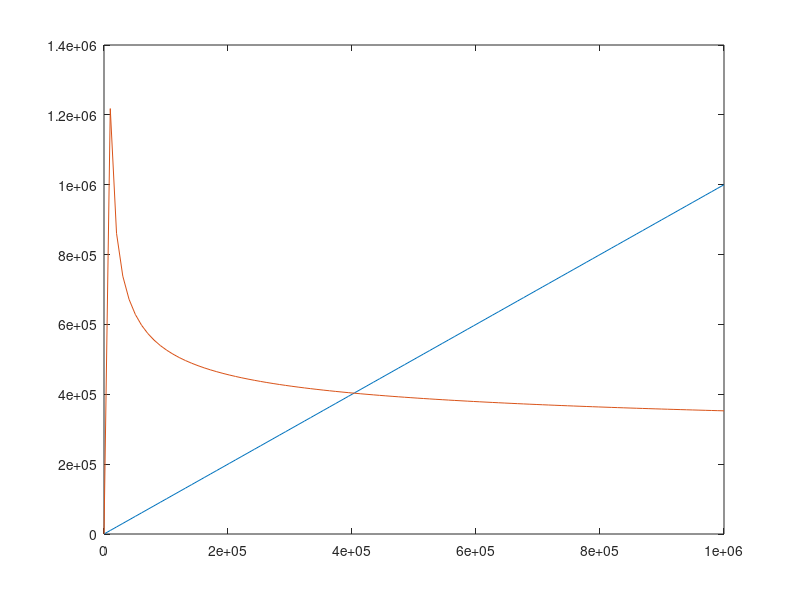

The MATLAB script that drew this image: (Note: this script raises an error after producing the figure.)
%%Aerospace Vehicle Design
clear all
close all

%*********** Parameters for the problem

%Weight parameters
AverageLuggageSizePerPassenger=17;
Male_FemaleRatio=0.7;
AverageFemaleWeight=75; %with hand baggage and infants below 2 years of age
AverageMaleWeight=94; %with hand baggage and infants below 2 years of age

%specific fuel consumption (mg/Ns)
Sfc_cruise=14.1;
Sfc_loiter=11.3;

%Earth gravity field accelaration
g=9.81;

%Max lift drag ratio parameters
Kld=15.5; %given, for a civil jet
%[Aspect_ratio,W0]=meshgrid(5:0.1:10,100000:100:1000000);
Aspect_ratio=7.5; %arbitrary between B747 and B777
Wetted_aspect_ratio=6; %from B747 in graph in lecture

%Lift/Drag optimal ratio factor
lift_drag_loiter_factor=1;
lift_drag_cruise_factor=0.866;

%Composite structure correction factor
composite_factor=0.95;

%***********


%Payload weight
NbPassengers=590;
W_Payload = NbPassengers * (AverageLuggageSizePerPassenger + Male_FemaleRatio * AverageMaleWeight + (1 - Male_FemaleRatio) * AverageFemaleWeight);

%%Crew Weight
NbCrew=12;
W_Crew = NbCrew * (AverageLuggageSizePerPassenger + Male_FemaleRatio * AverageMaleWeight + (1 - Male_FemaleRatio) * AverageFemaleWeight);

%Mission Profile
W_1_0=0.970;
W_2_1=1.0065-0.0325*0.82; %Climbing at 10 km
%W_3_2 to determine
W_4_3=0.995; %"Landing"  at 0 km height
%W_5_4=0.985; %Climbing at 4km
%W_6_5 to determine
%%Maybe an antoher step from 4km to loiter here
%W_7_6 to determine
W_8_7=0.995; %Depending on the height chosen
W_9_8=0.995; %Same

Lift_drag_ratio_max=Kld*sqrt(Aspect_ratio./Wetted_aspect_ratio); %Lift drag ratio (needed for Breguet Range equations)

%%%%W_3_2 :

T_10000=15.05-0.00649*10000+273.15 %Assuming air is a perfect gas
M_3_2=0.82;
V_3_2=M_3_2*sqrt(1.4*287*T_10000);
W_3_2=exp(-11000000*g*Sfc_cruise/1000000./(V_3_2*lift_drag_cruise_factor*Lift_drag_ratio_max)); %Breguet range equation

%%%%W_6_5 :
altitude=5000;
Mach_diversion=0.5;
W_5_4=1.0065-0.0325*Mach_diversion;
T_6741=15.05-0.00649*altitude+273.15;
V_6_5=Mach_diversion*sqrt(1.4*287*T_6741);

W_6_5=exp(-370000*g*Sfc_cruise/1000000./(V_6_5*lift_drag_cruise_factor*Lift_drag_ratio_max)); %Breguet range equation
W_6_5
6741*cos(8*3.14/360)/sin(8*3.14/360)

%%%%W_7_6 :

W_7_6=exp(-45*60*Sfc_loiter/100000./(lift_drag_loiter_factor*Lift_drag_ratio_max)); %Breguet endurance equation

Fuel_fraction=1.02*(1-W_1_0.*W_2_1.*W_3_2.*W_4_3.*W_5_4.*W_6_5.*W_7_6.*W_8_7.*W_9_8); %Total fuel fraction with correction

A=0.97;
c=-0.06;
W0=linspace(0,1000000,100);
Empty_ratio=composite_factor*A*W0.^c; %factor to account for a composite aircraft

plot(W0,W0)

hold on

W02=(W_Crew+W_Payload)./(1-Fuel_fraction-Empty_ratio);
plot(W0,W02)



% for i=1:size(W02,1)
%     for j=1:size(W02,2)
%         if (abs(W02(i,j)-W0(i,j))>1000)
%             W02(i,j)=0;
%         end
%     end
% end
% mesh(W0,Aspect_ratio,W02)
    



% oswald_efficiency_factor=1/(1.05+0.007*3.14*Aspect_ratio); %http://www.fzt.haw-hamburg.de/pers/Scholz/OPerA/OPerA_PUB_DLRK_12-09-10.pdf
% K=1/(3.14*Aspect_ratio*oswald_efficiency_factor); %Oswald Span Efficiency Method
% S=510; %B747 %better to find one ourselves ?
% C_fe=0.0026; %given
% C_D0=C_fe*Wetted_aspect_ratio;
% T=273.15-17.5;
% pho=1.292*273.15./T;
% W=W0*W_1_0*W_2_1*W_3_2*W_4_3*W_5_4;
% 
% Vmd=(K/C_D0)^(1/4)*sqrt(2*W./(pho*S))/sqrt(1.4*287*T)

%%
%undercarriage constraint diagram
close all
clear

cg_position_to_the_fuselage_bottom=2.3;
cg_height_to_the_ground=[0:0.1:4]+cg_position_to_the_fuselage_bottom;
dihedral_angle=pi*5/180;
engine_distance_to_fuselage=12;
engine_height=3.1;
fuselage_width=5.922;
track_distance=9;
wing_fixation_point_in_reference_to_cg=-1;
distance_undercarriage_to_engine=engine_distance_to_fuselage+fuselage_width/2-track_distance/2;

distance_nose_cg=36;
distance_nose_mg=40.6;
distance_nose_ng=4.5;

most_aft_cg=38;
most_forward_cg=34;

minimum_vertical_distance_engine_to_ground=distance_undercarriage_to_engine*tan(pi*5/180)+6*2.54/cos(5*pi/180)/100;
minimum_engine_clearance_angle=atan(minimum_vertical_distance_engine_to_ground/distance_undercarriage_to_engine)*ones(size(cg_height_to_the_ground));

engine_height_to_the_ground=cg_height_to_the_ground+wing_fixation_point_in_reference_to_cg+engine_distance_to_fuselage*sin(dihedral_angle)-engine_height;
engine_clearance_angle=atan(engine_height_to_the_ground/distance_undercarriage_to_engine);

%
angle_nose_main_gear=atan(track_distance/2/(distance_nose_mg-distance_nose_ng));
cg_distance_to_nose_main_gear_axis=sin(angle_nose_main_gear)*(distance_nose_cg-distance_nose_ng);

forward_turn_angle=atan(cg_height_to_the_ground./cg_distance_to_nose_main_gear_axis);
max_overturn_angle=63*ones(size(cg_height_to_the_ground));
%
static_tail_angle=20*ones(size(cg_height_to_the_ground));


vertical_cg_angle_main_aft=atan((distance_nose_mg-most_aft_cg)./cg_height_to_the_ground);
vertical_cg_angle_main_forward=atan((distance_nose_mg-most_forward_cg)./cg_height_to_the_ground);

%%%
Colors=linspecer(7);

figure
hold on
p1=plot(cg_height_to_the_ground-cg_position_to_the_fuselage_bottom,max_overturn_angle,'--','Color',Colors(1,:),'LineWidth',1);
p2=plot(cg_height_to_the_ground-cg_position_to_the_fuselage_bottom,forward_turn_angle*180/pi,'Color',Colors(1,:),'LineWidth',2);
p3=plot(cg_height_to_the_ground-cg_position_to_the_fuselage_bottom,minimum_engine_clearance_angle*180/pi,'--','color',Colors(3,:),'LineWidth',1);
p4=plot(cg_height_to_the_ground-cg_position_to_the_fuselage_bottom,engine_clearance_angle*180/pi,'color',Colors(3,:),'LineWidth',2);
p5=plot(cg_height_to_the_ground-cg_position_to_the_fuselage_bottom,vertical_cg_angle_main_aft*180/pi,'color',Colors(5,:),'LineWidth',2);
p6=plot(cg_height_to_the_ground-cg_position_to_the_fuselage_bottom,vertical_cg_angle_main_forward*180/pi,'.','color',Colors(5,:),'LineWidth',2);
p7=plot(cg_height_to_the_ground-cg_position_to_the_fuselage_bottom,static_tail_angle,'--','color',Colors(5,:),'LineWidth',1);

xlabel('Height fuselage above ground (m)');
ylabel('Angle (deg)');
legend([p1 p2 p3 p4 p5 p6 p7], {'Max overturn angle', 'Overturn angle','Minimum engine clearance angle','Engine clearance angle','Most aft CG vertical angle','Most forward CG vertical angle','Static tail angle'});

%%
syms beta;
syms gamma;

xcg=36;
xng=4.5;
xmg=40.6;
xrg=41.6;
eq1=xcg-0.1*xng-beta*xmg-gamma*xrg==0;
eq2=0.1+beta+gamma==1;

[A,B] = equationsToMatrix([eq1 eq2],[beta gamma])






